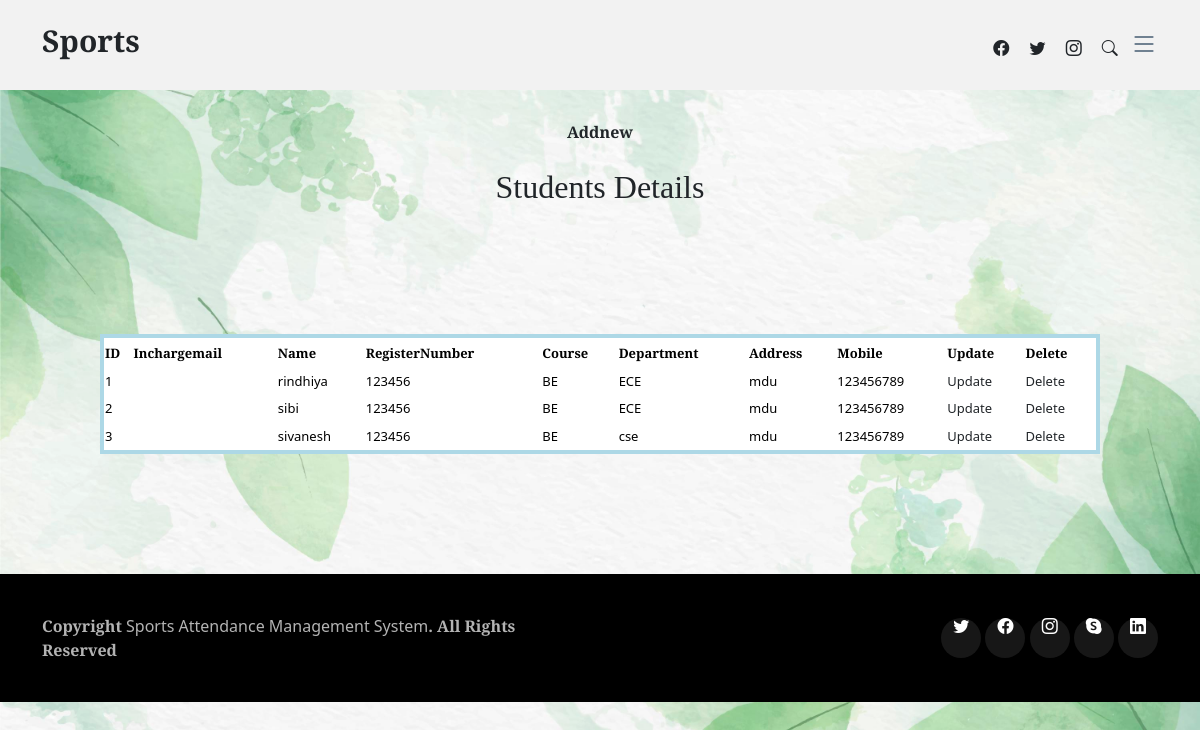
/student.php, run on the app's committed database.
### tables this page shows
CREATE TABLE IF NOT EXISTS `student` (
  `id` int(50) NOT NULL AUTO_INCREMENT,
  `Name` varchar(50) NOT NULL,
  `Registernumber` varchar(50) NOT NULL,
  `Course` varchar(50) NOT NULL,
  `Department` varchar(50) NOT NULL,
  `Address` varchar(50) NOT NULL,
  `Mobile` varchar(50) NOT NULL,
  PRIMARY KEY (`id`)
);

### student.php (the view, shortened to what this page needs)
<?php
include('adminheader.php');
include('style.php');
?>
<form  method="post">
      <div >
<br>
<br>
<br>
<br>
<br>
           <center> <a href="addstudent.php"><b>Addnew<b></a><center>
		   <br>
             <h2 align="center">Students Details</h2>
	<table border="2" cellspacing="6" class="displaycontent"  width="1000" height="120" style="border:4px solid lightblue;" align="center">
	<tr>
			<th bgcolor=white><font color=black size=2>ID</font></th>
			<th bgcolor=white><font color=black size=2>Inchargemail</font></th>
			<th bgcolor=white><font color=black size=2>Name</font></th>
		    <th bgcolor=white><font color=black size=2>RegisterNumber</font></th>
			<th bgcolor=white><font color=black size=2>Course</font></th>
			<th bgcolor=white><font color=black size=2>Department</font></th>
			<th bgcolor=white><font color=black size=2>Address</font></th>
			<th bgcolor=white><font color=black size=2>Mobile</font></th>
			<th bgcolor=white><font color=black size=2>Update</font></th>
			<th bgcolor=white><font color=black size=2>Delete</font></th>
	</tr>
	<br><br>
<br>
<br>
<br>
	<?php
	$query = "select * from student";
	$result = mysql_query($query) or die(mysql_error());
	while($row = mysql_fetch_assoc($result))
		{
 ?>
	<tr>
		<td bgcolor=white><font color=black size=2><?php echo $row['id']; ?></font></td>
		<td bgcolor=white><font color=black size=2><?php echo $row['Inchargemail']; ?></font></td>
		<td bgcolor=white><font color=black size=2><?php echo $row['Name']; ?></font></td>
		<td bgcolor=white><font color=black size=2><?php echo $row['Registernumber']; ?></font></td>
	    <td bgcolor=white><font color=black size=2><?php echo $row['Course']; ?></font></td>
		<td bgcolor=white><font color=black size=2><?php echo $row['Department']; ?></font></td>
		<td bgcolor=white><font color=black size=2><?php echo $row['Address']; ?></font></td>
		<td bgcolor=white><font color=black size=2><?php echo $row['Mobile']; ?></font></td>
		<td bgcolor=white><font color=black size=2><a href="update.php?select=<?php echo $row['id'];?>">Update</a></font></td>
		<td bgcolor=white><font color=black size=2><a href="?delete=<?php echo $row['id'];?>">Delete</a></font></td>
	</tr>
	<?php }  ?>
	</table>
</div>
</form>
<br>
<br>
<br>
<br>
<br>
<?php
include('footer.php');
?>

### assets/css/main.css (style rules this page uses)
body { color: rgba(var(--color-primary-rgb), 1); }
a { color: var(--color-links); text-decoration: none; }
h1, h2, h3, h4, h5, h6 { font-family: var(--font-primary); }

### student.php (style rules this page uses)
body { background-image: url('image.jpg'); background-repeat: no-repeat; background-attachment: fixed; background-size: 100% 100%; }

### data on the page
student: id "1", Name "rindhiya", Registernumber "123456", Course "BE", Department "ECE", Address "mdu", Mobile "123456789"
student: id "2", Name "sibi", Registernumber "123456", Course "BE", Department "ECE", Address "mdu", Mobile "123456789"
student: id "3", Name "sivanesh", Registernumber "123456", Course "BE", Department "cse", Address "mdu", Mobile "123456789"
